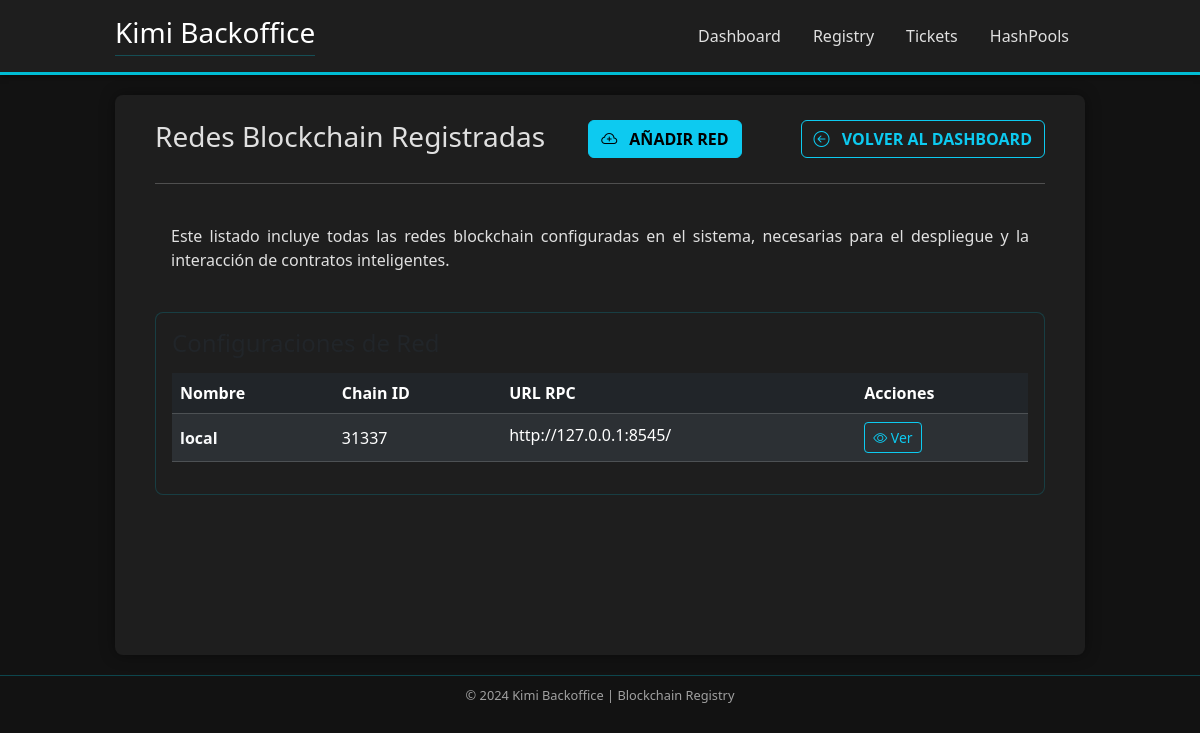
/contractRegistry/network/list/, run on an earlier commit of the app's database.
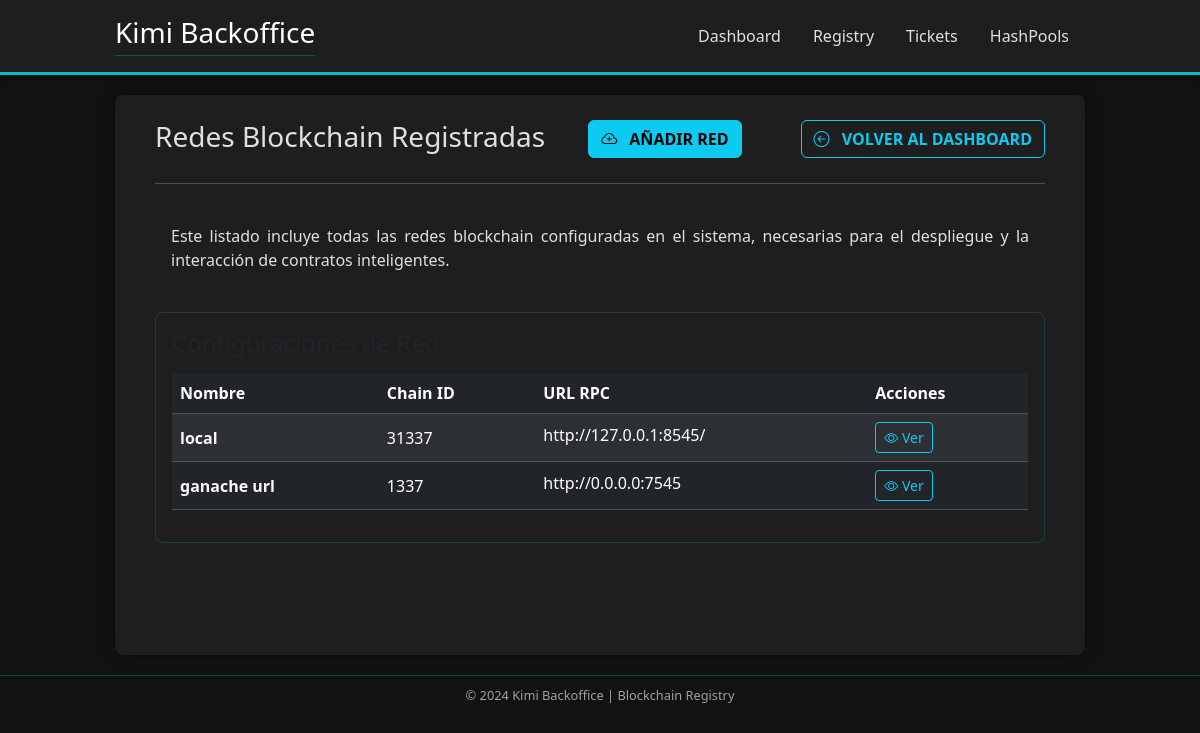
And on a later commit of the database.
### contractRegistry/models.py (models this page shows, shortened)
class Network(models.Model):
    name = models.CharField(max_length=100, unique=True)
    rpc_url = models.URLField()
    chain_id = models.PositiveIntegerField(unique=True)

### contractRegistry/views.py (the view)
# urls.py: path('network/list/', views.networkList, name='network_list'),
def networkList(request):
    all_networks = Network.objects.all()
    context = {
        'networks': all_networks
    }
    return render(request, 'contractRegistry/network_list.html', context)

### templates/contractRegistry/network_list.html (shortened to what this page needs)
{% extends "base.html" %}
{% load static %}
{% block content %}
<div class="centered-container mx-auto dashboard-content">
    <div class="d-flex justify-content-between align-items-center mb-4 border-0">
      <h2 class="h3 text-accent mb-0" style="border-bottom: none !important;">Redes Blockchain Registradas</h2>
      <a href="{% url 'contractRegistry:register_network' %}" class="btn btn-info fw-bold text-uppercase me-3"><i class="bi bi-cloud-plus me-2"></i> Añadir Red</a>
      <a href="{% url 'contractRegistry:index' %}" class="btn btn-outline-info fw-bold text-uppercase"><i class="bi bi-arrow-left-circle me-2"></i> Volver al Dashboard</a>
    </div>
    <hr class="text-accent mt-0 mb-4" />
    <div class="mb-4 welcome-card p-3 d-flex justify-content-between align-items-start">
      <div style="text-align: justify;">
        <p class="mb-0 text-text-dim">
          Este listado incluye todas las redes blockchain configuradas en el sistema, necesarias para el despliegue y la interacción de contratos inteligentes.
        </p>
      </div>
    </div>
    <div class="card status-card-table p-3">
        <h4 class="text-text-light mb-3">Configuraciones de Red</h4>
        <table class="table table-dark table-striped table-hover">
            <thead>
                <tr>
                    <th scope="col" class="text-accent">Nombre</th>
                    <th scope="col" class="text-accent">Chain ID</th>
                    <th scope="col" class="text-accent">URL RPC</th>
                    <th scope="col" class="text-accent">Acciones</th>
                </tr>
            </thead>
            <tbody>
                {% for network in networks %}
                    <tr class="text-text-dim align-middle">
                        <td class="fw-bold text-light">{{ network.name }}</td>
                        <td>{{ network.chain_id }}</td>
                        <td>
                            <span class="d-inline-block text-truncate" style="max-width: 250px;">{{ network.rpc_url }}</span>
                        </td>
                        <td>
                            <button class="btn btn-sm btn-outline-info me-2 view-network-btn"
                                    data-bs-toggle="modal"
                                    data-bs-target="#networkDetailModal"
                                    data-id="{{ network.pk }}"
                                    data-name="{{ network.name }}"
                                    data-chainid="{{ network.chain_id }}"
                                    data-rpcurl="{{ network.rpc_url }}"
                                    data-explorer="{{ network.block_explorer_url|default:'' }}">
                                <i class="bi bi-eye"></i> Ver
                            </button>
                        </td>
                    </tr>
                {% empty %}
                    <tr class="text-center">
                        <td colspan="4" class="text-warning fw-bold">No hay redes blockchain registradas aún.</td>
                    </tr>
                {% endfor %}
            </tbody>
        </table>
    </div>
</div>
{% endblock %}

What changed in the data, as far as the page shows it:
added Network: name "ganache url", chain_id "1337", rpc_url "http://0.0.0.0:7545"
